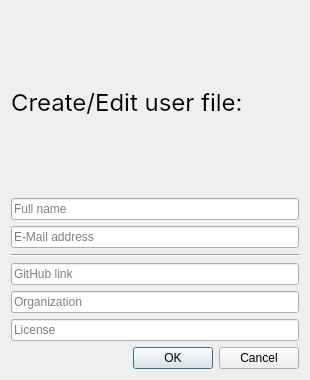
<?xml version="1.0" encoding="UTF-8"?>
<ui version="4.0">
 <class>UserDialog</class>
 <widget class="QDialog" name="UserDialog">
  <property name="geometry">
   <rect>
    <x>0</x>
    <y>0</y>
    <width>310</width>
    <height>380</height>
   </rect>
  </property>
  <property name="minimumSize">
   <size>
    <width>310</width>
    <height>380</height>
   </size>
  </property>
  <property name="windowTitle">
   <string>Edit user file</string>
  </property>
  <layout class="QGridLayout" name="gridLayout">
   <item row="0" column="0">
    <layout class="QVBoxLayout" name="verticalLayout_3">
     <item>
      <layout class="QVBoxLayout" name="verticalLayout_2">
       <item>
        <widget class="QLabel" name="label">
         <property name="font">
          <font>
           <family>SF Pro Display</family>
           <pointsize>18</pointsize>
          </font>
         </property>
         <property name="text">
          <string>Create/Edit user file:</string>
         </property>
        </widget>
       </item>
       <item>
        <layout class="QVBoxLayout" name="verticalLayout">
         <item>
          <widget class="QLineEdit" name="fullNameEdit">
           <property name="styleSheet">
            <string notr="true"/>
           </property>
           <property name="placeholderText">
            <string>Full name</string>
           </property>
          </widget>
         </item>
         <item>
          <widget class="QLineEdit" name="emailEdit">
           <property name="placeholderText">
            <string>E-Mail address</string>
           </property>
          </widget>
         </item>
         <item>
          <widget class="Line" name="line">
           <property name="orientation">
            <enum>Qt::Horizontal</enum>
           </property>
          </widget>
         </item>
         <item>
          <widget class="QLineEdit" name="githubEdit">
           <property name="placeholderText">
            <string>GitHub link</string>
           </property>
          </widget>
         </item>
         <item>
          <widget class="QLineEdit" name="OrganizationEdit">
           <property name="placeholderText">
            <string>Organization</string>
           </property>
          </widget>
         </item>
         <item>
          <widget class="QLineEdit" name="LicenseEdit">
           <property name="placeholderText">
            <string>License</string>
           </property>
          </widget>
         </item>
        </layout>
       </item>
      </layout>
     </item>
     <item>
      <widget class="QDialogButtonBox" name="buttonBox">
       <property name="orientation">
        <enum>Qt::Horizontal</enum>
       </property>
       <property name="standardButtons">
        <set>QDialogButtonBox::Cancel|QDialogButtonBox::Ok</set>
       </property>
      </widget>
     </item>
    </layout>
   </item>
  </layout>
 </widget>
 <resources/>
 <connections>
  <connection>
   <sender>buttonBox</sender>
   <signal>accepted()</signal>
   <receiver>UserDialog</receiver>
   <slot>accept()</slot>
   <hints>
    <hint type="sourcelabel">
     <x>248</x>
     <y>254</y>
    </hint>
    <hint type="destinationlabel">
     <x>157</x>
     <y>274</y>
    </hint>
   </hints>
  </connection>
  <connection>
   <sender>buttonBox</sender>
   <signal>rejected()</signal>
   <receiver>UserDialog</receiver>
   <slot>reject()</slot>
   <hints>
    <hint type="sourcelabel">
     <x>316</x>
     <y>260</y>
    </hint>
    <hint type="destinationlabel">
     <x>286</x>
     <y>274</y>
    </hint>
   </hints>
  </connection>
 </connections>
</ui>
